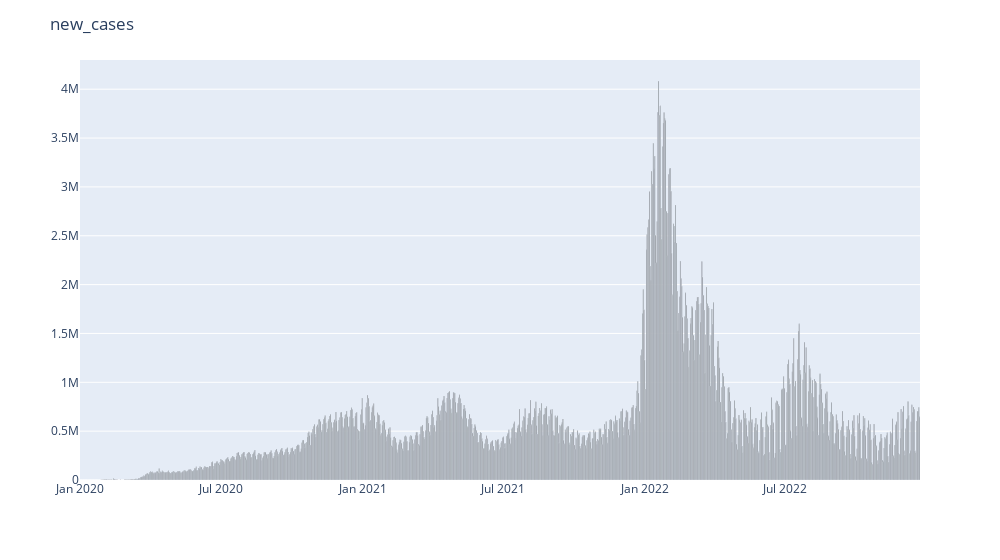

Notebook source saved alongside this figure:
### Code cell
#plotting the daily new cases data
plot_daywise(new_cases_by_day, 'new_cases', '#000000')

### Figure 1 — Plotly figure (JSON) as saved in the notebook; plotly's stock layout.template omitted (floating-point values rounded to 4 significant figures; data arrays with more than 128 entries replaced by an {"elided": "..."} marker saying what was removed)
{"data": [{"alignmentgroup": "True", "hovertemplate": "date=%{x}<br>new_cases=%{y}<extra></extra>", "legendgroup": "", "marker": {"color": "#000000", "pattern": {"shape": ""}}, "name": "", "offsetgroup": "", "orientation": "v", "showlegend": false, "textposition": "auto", "type": "bar", "x": {"elided": "1088 str values"}, "xaxis": "x", "y": {"elided": "1088 int values"}, "yaxis": "y"}], "layout": {"barmode": "relative", "legend": {"tracegroupgap": 0}, "margin": {"t": 60}, "title": {"text": "new_cases"}, "width": 1000, "xaxis": {"anchor": "y", "domain": [0, 1], "title": {"text": ""}}, "yaxis": {"anchor": "x", "domain": [0, 1], "title": {"text": ""}}}}
